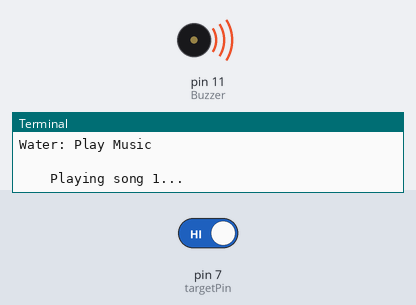
A program run on a simulated Raspberry Pi (header pin numbers). Shown: buzzer (waves = sounding), the last lines printed to the terminal. The inputs (shaded band) are chosen by the test bench; at power-on: pin 7 (targetPin) HIGH.

Above: at 1.2 s.
1.3 s: pin 7 (targetPin) driven LOW
At 5.6 s:
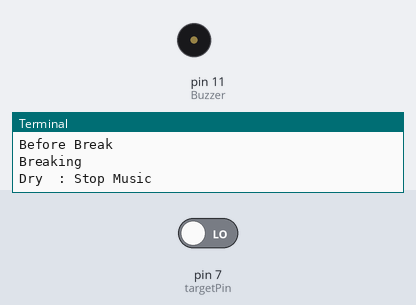
6.0 s: pin 7 (targetPin) driven HIGH
At 7.1 s:
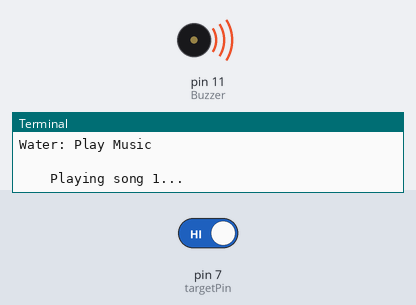
Timing chart, 0 to 16.5 s (numbered marks = the images above; inputs shaded):
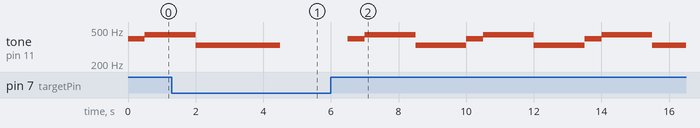

Measured:
- after the input at 6.0 s, tone on pin 11 (Buzzer): silent → 393 Hz after 0.50 s, then repeats every 3.5 s: 441 Hz 1.5 s, 330 Hz 1.5 s, 393 Hz 0.50 s

The program:

wateralarm.py
```python
import RPi.GPIO as GPIO
import time

targetPin = 7

setup_buzzer = False
buzzer_on = False
Buzzer = 11

GPIO.setmode(GPIO.BOARD)
GPIO.setup(targetPin, GPIO.IN)

CL = [0, 131, 147, 165, 175, 196, 211, 248]		# Frequency of Low C notes

CM = [0, 262, 294, 330, 350, 393, 441, 495]		# Frequency of Middle C notes

CH = [0, 525, 589, 661, 700, 786, 882, 990]		# Frequency of High C notes

song_1 = [	CM[3], CM[5], CM[6], CM[3], CM[2], CM[3], CM[5], CM[6], # Notes of song1
			CH[1], CM[6], CM[5], CM[1], CM[3], CM[2], CM[2], CM[3],
			CM[5], CM[2], CM[3], CM[3], CL[6], CL[6], CL[6], CM[1],
			CM[2], CM[3], CM[2], CL[7], CL[6], CM[1], CL[5]	]

beat_1 = [	1, 1, 3, 1, 1, 3, 1, 1, 			# Beats of song 1, 1 means 1/8 beats
			1, 1, 1, 1, 1, 1, 3, 1,
			1, 3, 1, 1, 1, 1, 1, 1,
			1, 2, 1, 1, 1, 1, 1, 1,
			1, 1, 3	]

song_2 = [	CM[1], CM[1], CM[1], CL[5], CM[3], CM[3], CM[3], CM[1], # Notes of song2
			CM[1], CM[3], CM[5], CM[5], CM[4], CM[3], CM[2], CM[2],
			CM[3], CM[4], CM[4], CM[3], CM[2], CM[3], CM[1], CM[1],
			CM[3], CM[2], CL[5], CL[7], CM[2], CM[1]	]

beat_2 = [	1, 1, 2, 2, 1, 1, 2, 2, 			# Beats of song 2, 1 means 1/8 beats
			1, 1, 2, 2, 1, 1, 3, 1,
			1, 2, 2, 1, 1, 2, 2, 1,
			1, 2, 2, 1, 1, 3 ]

def setup():
	GPIO.setmode(GPIO.BOARD)		# Numbers GPIOs by physical location
	GPIO.setup(Buzzer, GPIO.OUT)	# Set pins' mode is output
	global Buzz						# Assign a global variable to replace GPIO.PWM
	Buzz = GPIO.PWM(Buzzer, 440)	# 440 is initial frequency.
	Buzz.start(50)					# Start Buzzer pin with 50% duty ration

def destory():
        Buzz.stop()                                     # Stop the buzzer
        GPIO.output(Buzzer, 1)          # Set Buzzer pin to High
        GPIO.cleanup()                          # Release resource


def loop():
	while True:
		print '\n    Playing song 1...'
		for i in range(1, 4):		# Play song 1
			Buzz.ChangeFrequency(song_1[i])	# Change the frequency along the song note
			time.sleep(beat_1[i] * 0.5)		# delay a note for beat * 0.5s
		time.sleep(1)						# Wait a second for next song.
		print "Before Break"
		if(GPIO.input(targetPin) == 0):
			print "Breaking"
			break


try:
	while True:
       		if(GPIO.input(targetPin) == 1 and buzzer_on == False):
			if (setup_buzzer == False):
				setup()
				setup_buzzer = True

			print "Water: Play Music"
			buzzer_on = True
			loop()
		elif(buzzer_on == True):
			print "Dry  : Stop Music"
			buzzer_on = False
			destory()
			setup_buzzer = False
			GPIO.setmode(GPIO.BOARD)
			GPIO.setup(targetPin, GPIO.IN)
		time.sleep(1)

except KeyboardInterrupt:
                GPIO.cleanup()
```
